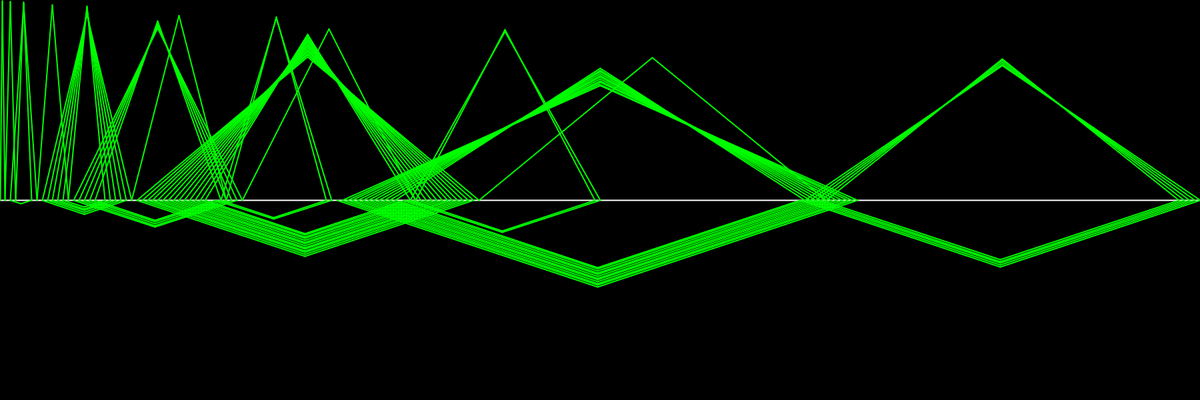
Frame 1 (no input)
Frame 60 (the mouse pressed at the canvas centre just before this capture): identical to frame 1, image omitted
Frame 120 (the mouse held since frame 60 and released just before this capture): identical to frame 1, image omitted

The Processing sketch that drew this single still picture (run headless with seeded random() and noise(); from frame 60 on, the mouse is pressed at the canvas centre):

// Processing sketch: Recaman_s_Sequence
// ── Recaman_s_Sequence.pde
boolean[] visited;
int count, number, sequence[], size, max;

void setup() {
  size(1800, 600);
  size = 500;
  visited = new boolean[size];
  sequence = new int[1];
  count = 1;
  number = 0;
  sequence[0] = number;
  computeSequence();
  maxNumber();
}

void computeSequence() {
  while (sequence.length < 100) {
    int backStep = number - count, 
      forwardStep = number + count;

    if (backStep > 0 && !visited[backStep]) {
      visited[backStep] = true;
      sequence = append(sequence, backStep);
      count++;
      number = backStep;
    } else {
      visited[forwardStep] = true;
      sequence = append(sequence, forwardStep);
      count++;
      number = forwardStep;
    }
  }
  printArray(sequence);
}

void maxNumber() {
  max = Integer.MIN_VALUE;
  for (int num : sequence)
    if (num > max)
      max = num;
}



void draw() {
  background(0);
  stroke(255);
  strokeWeight(2);
  line(0, height/2, width, height/2);

  for (int i = 0; i < sequence.length-1; i++) {
    int curr = sequence[i], next = sequence[i+1];
    float start = mapToWindow(curr), end = mapToWindow(next);
    if (curr < next) {
      drawShape(start, end, mapHeight(curr, next));
    } else {
      drawShape(start, end, height/2 + mapHeight(next, curr));
    }
  }
}

void drawShape(float start, float end, float h) {
  stroke(0, 255, 0);
  float midPoint = lerp(start, end, .5);
  line(start, height/2, midPoint, h);
  line(midPoint, h, end, height/2);
}

float mapHeight(int curr, int next) {
  float ratio = ((float)(next-curr)) / max;
  return (height/2 * ratio);
}

float mapToWindow(int val) {
  return map(val, 0, max, 0, width);
}
